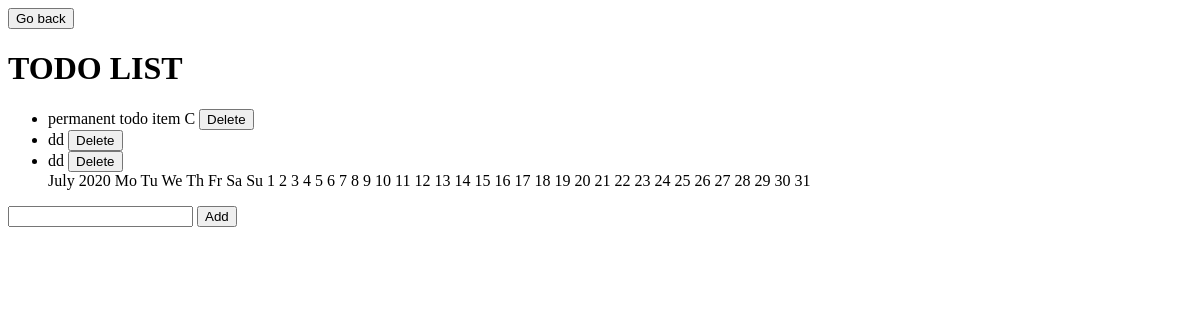
Page /todo/ on the earlier database version.
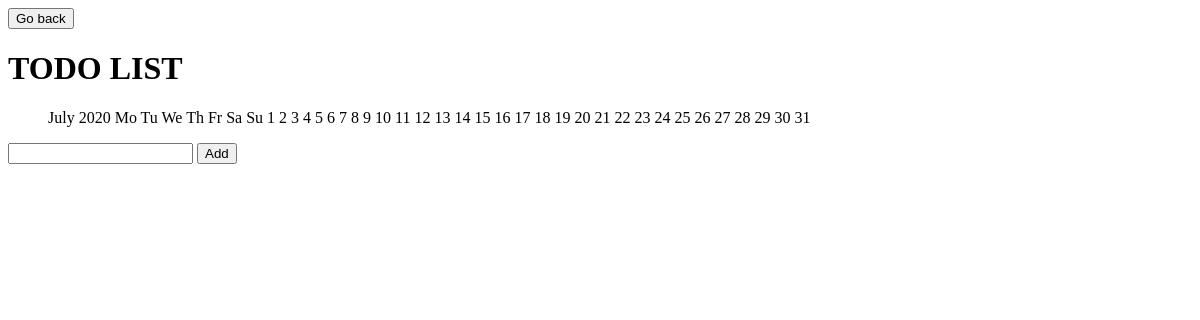
Same page on the later database version.
### todo/models.py (models this page shows)
class TodoItem(models.Model):
    content = models.TextField()

### todo/views.py (the view)
# urls.py: path('todo/', todoView),
def todoView(request):
    d = datetime.today()
    cal = calendar.month(d.year, d.month, 0, 1)
    all_todo_items = TodoItem.objects.all()
    return render(request, 'todo.html',
    {'all_items' : all_todo_items, 'cal' : cal})

### templates/todo.html
{% load static %}
<button type="button" onclick="location.href='/'">Go back</button>
<h1> TODO LIST</h1>
<ul>
    {% for todo_item in all_items %}
    <li>{{todo_item.content}}
            <form action = "/deleteTodo/{{todo_item.id}}/"
            method = "post"
            style = "display : inline">{% csrf_token %}
                <input type = "submit" value = "Delete"/>
            </form>
    </li>
    {% endfor %}
    {{cal}}
</ul>
<form action = "/addTodo/" method = "post">{% csrf_token %}
    <input type = "text" name = "content"/>
    <input type = "submit" value = "Add"/>
</form>

Differences in the rows shown:
removed TodoItem: content "permanent todo item C"
removed TodoItem: content "dd"
removed TodoItem: content "dd"
